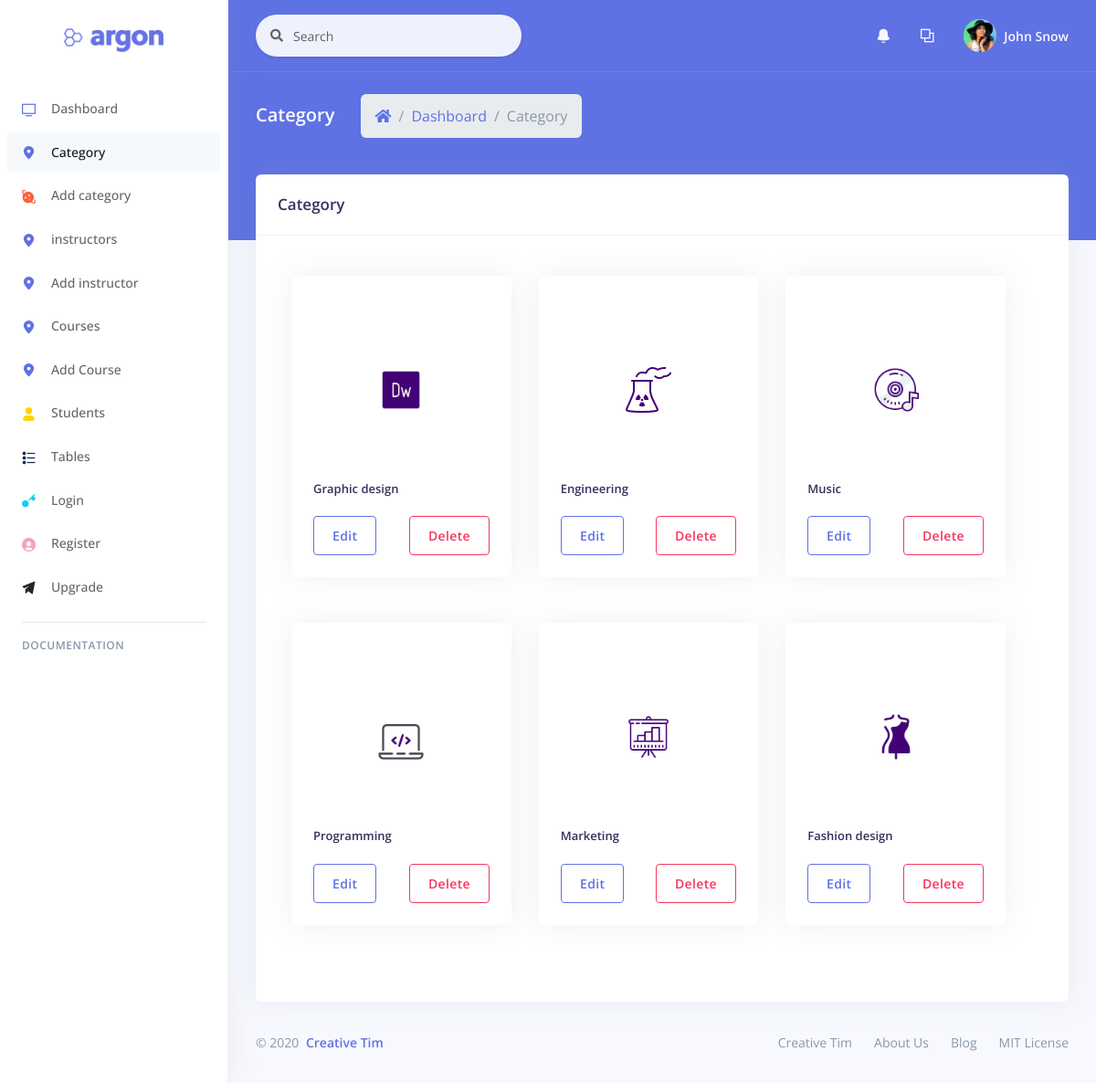
The app's page /admin/category.php (signed in) with its own data.
### tables this page shows
CREATE TABLE `category` (
  `id` int(11) NOT NULL,
  `cat_title` varchar(255) NOT NULL,
  `cat_code` varchar(225) NOT NULL,
  `cat_image` varchar(225) NOT NULL,
  `date` timestamp NOT NULL DEFAULT current_timestamp() ON UPDATE current_timestamp()
);

### admin/category.php (the view, shortened to what this page needs)
<?php
include 'conn.php';
?>
<!DOCTYPE html>
<html>
<head>
  <link rel="stylesheet" href="./assets/vendor/nucleo/css/nucleo.css" type="text/css">
  <link rel="stylesheet" href="./assets/vendor/@fortawesome/fontawesome-free/css/all.min.css" type="text/css">
  <link rel="stylesheet" href="./assets/css/argon.css?v=1.2.0" type="text/css">
</head>
<body>
  <nav class="sidenav navbar navbar-vertical  fixed-left  navbar-expand-xs navbar-light bg-white" id="sidenav-main">
    <div class="scrollbar-inner">
      <div class="sidenav-header  align-items-center">
        <a class="navbar-brand" href="javascript:void(0)">
          <img src="./assets/img/brand/blue.png" class="navbar-brand-img" alt="...">
        </a>
      </div>
      <div class="navbar-inner">
        <div class="collapse navbar-collapse" id="sidenav-collapse-main">
          <ul class="navbar-nav">
            <li class="nav-item">
              <a class="nav-link" href="index.php">
                <i class="ni ni-tv-2 text-primary"></i>
                <span class="nav-link-text">Dashboard</span>
              </a>
            </li>
             <li class="nav-item">
                 <a class="nav-link active" href="category.php">
                <i class="ni ni-pin-3 text-primary"></i>
                <span class="nav-link-text">Category</span>
              </a>
            </li>
            <li class="nav-item">
              <a class="nav-link" href="all_category.php">
                <i class="ni ni-planet text-orange"></i>
                <span class="nav-link-text">Add category</span>
              </a>
            </li>
            <li class="nav-item">
                 <a class="nav-link" href="instructor.php">
                <i class="ni ni-pin-3 text-primary"></i>
                <span class="nav-link-text">instructors</span>
              </a>
            </li>
           <li class="nav-item">
                 <a class="nav-link" href="add_instructor.php">
                <i class="ni ni-pin-3 text-primary"></i>
                <span class="nav-link-text">Add instructor</span>
              </a>
            </li>
             <li class="nav-item">
                 <a class="nav-link" href="courses.php">
                <i class="ni ni-pin-3 text-primary"></i>
                <span class="nav-link-text">Courses</span>
              </a>
            </li>
             <li class="nav-item">
                 <a class="nav-link" href="add_courses.php">
                <i class="ni ni-pin-3 text-primary"></i>
                <span class="nav-link-text">Add Course</span>
              </a>
            </li>
           <li class="nav-item">
              <a class="nav-link" href="students.php">
                <i class="ni ni-single-02 text-yellow"></i>
                <span class="nav-link-text">Students</span>
              </a>
            </li>
            <li class="nav-item">
              <a class="nav-link" href="tables.html">
                <i class="ni ni-bullet-list-67 text-default"></i>
                <span class="nav-link-text">Tables</span>
              </a>
            </li>
            <li class="nav-item">
              <a class="nav-link" href="login.php">
                <i class="ni ni-key-25 text-info"></i>
                <span class="nav-link-text">Login</span>
              </a>
            </li>
            <li class="nav-item">
              <a class="nav-link" href="register.html">
                <i class="ni ni-circle-08 text-pink"></i>
                <span class="nav-link-text">Register</span>
              </a>
            </li>
            <li class="nav-item">
              <a class="nav-link" href="upgrade.html">
                <i class="ni ni-send text-dark"></i>
                <span class="nav-link-text">Upgrade</span>
              </a>
            </li>
          </ul>
          <hr class="my-3">
          <h6 class="navbar-heading p-0 text-muted">
            <span class="docs-normal">Documentation</span>
          </h6>
        </div>
      </div>
    </div>
  </nav>
  <div class="main-content" id="panel">
    <nav class="navbar navbar-top navbar-expand navbar-dark bg-primary border-bottom">
      <div class="container-fluid">
        <div class="collapse navbar-collapse" id="navbarSupportedContent">
          <form class="navbar-search navbar-search-light form-inline mr-sm-3" id="navbar-search-main">
            <div class="form-group mb-0">
              <div class="input-group input-group-alternative input-group-merge">
                <div class="input-group-prepend">
                  <span class="input-group-text"><i class="fas fa-search"></i></span>
                </div>
                <input class="form-control" placeholder="Search" type="text">
              </div>
            </div>
          </form>
          <ul class="navbar-nav align-items-center  ml-md-auto ">
            <li class="nav-item dropdown">
              <a class="nav-link" href="#" role="button" data-toggle="dropdown" aria-haspopup="true" aria-expanded="false">
                <i class="ni ni-bell-55"></i>
              </a>
            </li>
            <li class="nav-item dropdown">
              <a class="nav-link" href="#" role="button" data-toggle="dropdown" aria-haspopup="true" aria-expanded="false">
                <i class="ni ni-ungroup"></i>
              </a>
            </li>
          </ul>
          <ul class="navbar-nav align-items-center  ml-auto ml-md-0 ">
            <li class="nav-item dropdown">
              <a class="nav-link pr-0" href="#" role="button" data-toggle="dropdown" aria-haspopup="true" aria-expanded="false">
                <div class="media align-items-center">
                  <span class="avatar avatar-sm rounded-circle">
                    <img alt="Image placeholder" src="../assets/img/theme/team-4.jpg">
                  </span>
                  <div class="media-body  ml-2  d-none d-lg-block">
                    <span class="mb-0 text-sm  font-weight-bold">John Snow</span>
                  </div>
                </div>
              </a>
            </li>
          </ul>
        </div>
      </div>
    </nav>
    <div class="header bg-primary pb-6">
      <div class="container-fluid">
        <div class="header-body">
          <div class="row align-items-center py-4">
            <div class="col-lg-6 col-7">
              <h6 class="h2 text-white d-inline-block mb-0">Category</h6>
              <nav aria-label="breadcrumb" class="d-none d-md-inline-block ml-md-4">
                <ol class="breadcrumb breadcrumb-links breadcrumb-dark">
                  <li class="breadcrumb-item"><a href="#"><i class="fas fa-home"></i></a></li>
                  <li class="breadcrumb-item"><a href="index.php">Dashboard</a></li>
                  <li class="breadcrumb-item active" aria-current="page">Category</li>
                </ol>
              </nav>
            </div>
          </div>
        </div>
      </div>
    </div>
    <div class="container-fluid mt--6">
      <div class="row">
        <div class="col">
             <div class="card">
            <div class="card-header bg-transparent">
                <h3 class="mb-0">
                    <div class="row">
                        <div class="col-6">Category</div>
                        <div class="col-6"style="display: flex;justify-content: flex-end">
                        </div>
                    </div>
                </h3>
            </div>
            <div class="card-body">
          <div class="row" style="margin-bottom: 10px">
              <div class="container col-12">
                   <div class="col-xl-12 col-lg-12 row">
                       <?php
                       $select=$conn->query("SELECT * FROM category");
                       if($select->num_rows>0){
                           while($row=$select->fetch_assoc()){
                               ?>
                       <div class="col-4" style="margin-bottom:20px;">
                           <div class="card" style="padding-top: 100px;">
                               <div style="width:100%;height:100px;text-align: center">
                                    <img src=<?php echo 'category_images/'.$row['cat_image'];?> class="card-img-top" alt="..." style="height: 50px;width: 50px;">
                               </div>
  <div class="card-body">
    <h5 class="card-title"><?php echo $row['cat_title']; ?></h5>
    <div class="row">
        <div class="col-6">
                <a  href="/mozilearn/admin/update_category.php?id=<?php echo $row['id'];?>" class="btn btn-outline-primary">Edit</a>
        </div>
        <div class="col-6" style="display: flex;justify-content: flex-end">
            <a  href="/mozilearn/admin/category.php?id=<?php echo $row['id'];?>" class="btn btn-outline-danger">Delete</a>
        </div>
    </div>
  </div>
</div>
                       </div>
                       <?php
                           }
                       }
                       ?>
        </div>
              </div>
      </div>
            </div>
          </div>
        </div>
      </div>
      <footer class="footer pt-0">
        <div class="row align-items-center justify-content-lg-between">
          <div class="col-lg-6">
            <div class="copyright text-center  text-lg-left  text-muted">
              &copy; 2020 <a href="https://www.creative-tim.com" class="font-weight-bold ml-1" target="_blank">Creative Tim</a>
            </div>
          </div>
          <div class="col-lg-6">
            <ul class="nav nav-footer justify-content-center justify-content-lg-end">
              <li class="nav-item">
                <a href="https://www.creative-tim.com" class="nav-link" target="_blank">Creative Tim</a>
              </li>
              <li class="nav-item">
                <a href="https://www.creative-tim.com/presentation" class="nav-link" target="_blank">About Us</a>
              </li>
              <li class="nav-item">
                <a href="http://blog.creative-tim.com" class="nav-link" target="_blank">Blog</a>
              </li>
              <li class="nav-item">
                <a href="https://github.com/creativetimofficial/argon-dashboard/blob/master/LICENSE.md" class="nav-link" target="_blank">MIT License</a>
              </li>
            </ul>
          </div>
        </div>
      </footer>
    </div>
  </div>
</body>
</html>

### records on screen
category: cat_image (picture), cat_title "Graphic design"
category: cat_image (picture), cat_title "Engineering"
category: cat_image (picture), cat_title "Music"
category: cat_image (picture), cat_title "Programming"
category: cat_image (picture), cat_title "Marketing"
category: cat_image (placeholder picture), cat_title "Fashion design"
